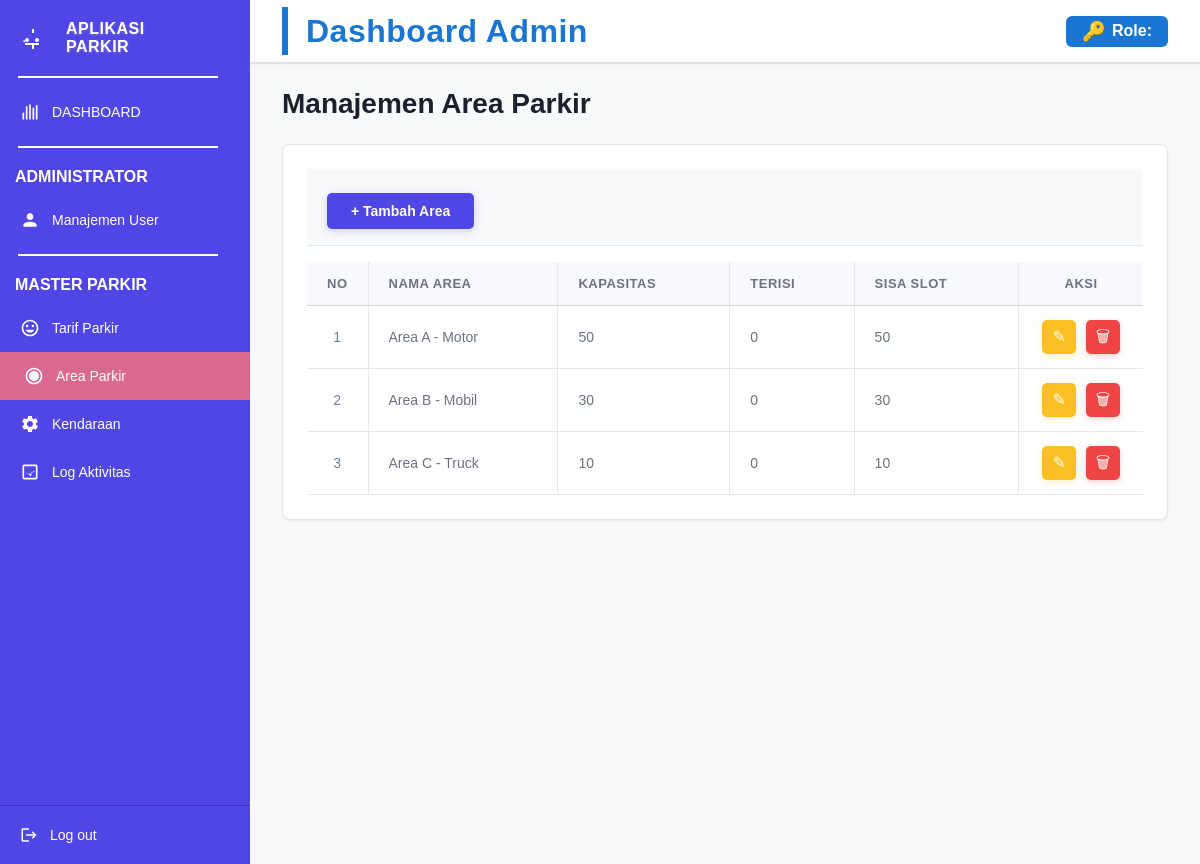
The app's page /index.php/admin/area with its own data.
### tables this page shows
CREATE TABLE tb_area_parkir (
  id_area INT AUTO_INCREMENT PRIMARY KEY,
  nama_area VARCHAR(100) NOT NULL,
  jenis ENUM('motor', 'mobil', 'truck') NOT NULL,
  kapasitas INT NOT NULL,
  terisi INT DEFAULT 0,
  status TINYINT(1) DEFAULT 1,
  created_at TIMESTAMP DEFAULT CURRENT_TIMESTAMP,
  updated_at TIMESTAMP DEFAULT CURRENT_TIMESTAMP ON UPDATE CURRENT_TIMESTAMP
);

### application/controllers/admin/Area.php (called while the page is built, shortened)
<?php
class Area extends CI_Controller
{
    public function __construct()
    {
        $this->load->model('Area_model');
        $this->load->model('Log_model');
    }
    public function index()
    {
        $data['area'] = $this->Area_model->getAll();
        $data['active'] = 'area';
        $this->load->view('admin/layout/header', $data);
        $this->load->view('admin/layout/sidebar', $data);
        $this->load->view('admin/area/index', $data);
        $this->load->view('admin/layout/footer');
    }
}

### index.php (called while the page is built, shortened)
<?php
require_once BASEPATH.'core/CodeIgniter.php';

### application/models/Area_model.php (called while the page is built, shortened)
<?php
class Area_model extends CI_Model
{
    private $table = 'tb_area_parkir';
    public function getAll()
    {
        return $this->db->get($this->table)->result();
    }
}

### application/views/admin/area/index.php (the view, shortened to what this page needs)
<link rel="stylesheet" href="<?= base_url('assets/css/pages/area.css') ?>">
<div class="page-wrapper">
    <div class="page-header">
        <h2>Manajemen Area Parkir</h2>
    </div>
    <div class="card">
        <div class="card-header">
            <a href="<?= base_url('index.php/admin/area/tambah') ?>" class="btn btn-primary">
                + Tambah Area
            </a>
        </div>
        <div class="card-body">
            <table class="table table-striped">
                <thead>
                    <tr>
                        <th>No</th>
                        <th>Nama Area</th>
                        <th>Kapasitas</th>
                        <th>Terisi</th>
                        <th>Sisa Slot</th>
                        <th>Aksi</th>
                    </tr>
                </thead>
                <tbody>
                    <?php if (empty($area)): ?>
                    <tr>
                        <td colspan="6" class="text-center text-muted">Belum ada data area parkir</td>
                    </tr>
                    <?php else: ?>
                    <?php $no=1; foreach($area as $a): ?>
                    <tr>
                        <td><?= $no++ ?></td>
                        <td><?= $a->nama_area ?></td>
                        <td><?= $a->kapasitas ?></td>
                        <td><?= $a->terisi ?></td>
                        <td><?= $a->kapasitas - $a->terisi ?></td>
                        <td class="text-center">
                            <a href="<?= base_url('index.php/admin/area/edit/'.$a->id_area) ?>" class="btn-icon btn-edit">✎</a>
                            <a href="<?= base_url('index.php/admin/area/hapus/'.$a->id_area) ?>"
                               onclick="return confirm('Yakin hapus area ini?')"
                               class="btn-icon btn-delete">🗑</a>
                        </td>
                    </tr>
                    <?php endforeach; ?>
                    <?php endif; ?>
                </tbody>
            </table>
        </div>
    </div>
</div>
<?php $this->load->view('admin/layout/footer'); ?>

### application/views/admin/layout/header.php (shortened to what this page needs)
<!DOCTYPE html>
<html lang="en">
<head>
    <link rel="stylesheet" href="<?= base_url('assets/css/base.css') ?>">
    <link rel="stylesheet" href="<?= base_url('assets/css/layout.css') ?>">
    <link rel="stylesheet" href="<?= base_url('assets/css/components.css') ?>">
    <link rel="stylesheet" href="<?= base_url('assets/css/pages/dashboard.css') ?>">
</head>
<body>
    <div class="dashboard-container">

### application/views/admin/layout/sidebar.php (shortened to what this page needs)
<aside class="sidebar" style="background-color: #4f46e5 !important;">
    <div class="sidebar-brand" style="background-color: #4f46e5 !important; color: white !important;">
        <h1>APLIKASI<br>PARKIR</h1>
    </div>
    <hr style="border: 1px solid #ffffff; width: 80%; margin-left: 18px; margin-right: 0; margin-top: 0; margin-bottom: 0;">
    <nav class="sidebar-menu" style="background-color: #4f46e5  !important; color: #1976d2 !important;">
        <ul>
            <li>
                <a href="<?= base_url('index.php/admin/dashboard') ?>" class="menu-item <?= ($active == 'dashboard') ? 'active' : '' ?>" style="color: #ffffff !important;">
                    <svg class="icon" width="20" height="20" viewBox="0 0 24 24" fill="none" xmlns="http://www.w3.org/2000/svg"><path d="M3 13h2v8H3zm4-8h2v16H7zm4-2h2v18h-2zm4 4h2v14h-2zm4-3h2v17h-2z" fill="currentColor"/></svg>
                    <span>DASHBOARD</span>
                </a>
            </li>
            <hr style="border: 1px solid #ffffff; width: 80%; margin-left: 18px; margin-right: 0; margin-top: 10px; margin-bottom: 10px;">
            <li style="font-weight: bold; color: #ffffff; padding: 10px 15px;">ADMINISTRATOR</li>
            <li>
                <a href="<?= base_url('index.php/admin/user') ?>" class="menu-item <?= ($active == 'user') ? 'active' : '' ?>" style="color: #ffffff !important;">
                    <svg class="icon" width="20" height="20" viewBox="0 0 24 24" fill="none" xmlns="http://www.w3.org/2000/svg"><path d="M12 12c2.21 0 4-1.79 4-4s-1.79-4-4-4-4 1.79-4 4 1.79 4 4 4zm0 2c-2.67 0-8 1.34-8 4v2h16v-2c0-2.66-5.33-4-8-4z" fill="currentColor"/></svg>
                    <span>Manajemen User</span>
                </a>
            </li>
            <hr style="border: 1px solid #ffffff; width: 80%; margin-left: 18px; margin-right: 0; margin-top: 10px; margin-bottom: 10px;">
            <li style="font-weight: bold; color: #ffffff; padding: 10px 15px;">MASTER PARKIR</li>
            <li>
                <a href="<?= base_url('index.php/admin/tarif') ?>" class="menu-item <?= ($active == 'tarif') ? 'active' : '' ?>" style="color: #ffffff !important;">
                    <span>Tarif Parkir</span>
                </a>
            </li>
            <li>
                <a href="<?= base_url('index.php/admin/area') ?>" class="menu-item <?= ($active == 'area') ? 'active' : '' ?>" style="color: #ffffff !important;">
                    <span>Area Parkir</span>
                </a>
            </li>
            <li>
                <a href="<?= base_url('index.php/admin/kendaraan') ?>" class="menu-item <?= ($active == 'kendaraan') ? 'active' : '' ?>" style="color: #ffffff !important;">
                    <span>Kendaraan</span>
                </a>
            </li>
            <li>
                <a href="<?= base_url('index.php/admin/log') ?>" class="menu-item <?= ($active == 'log') ? 'active' : '' ?>" style="color: #ffffff !important;">
                    <span>Log Aktivitas</span>
                </a>
            </li>
        </ul>
    </nav>
    <div class="sidebar-footer">
        <a href="<?= base_url('index.php/auth/logout') ?>" class="btn-logout" style="color: #ffffff !important;">
            <svg class="icon" width="18" height="18" viewBox="0 0 24 24" fill="none" xmlns="http://www.w3.org/2000/svg"><path d="M17 7l-1.41 1.41L18.17 11H8v2h10.17l-2.58 2.58L17 17l5-5zM4 5h8V3H4c-1.1 0-2 .9-2 2v14c0 1.1.9 2 2 2h8v-2H4V5z" fill="currentColor"/></svg>
            Log out
        </a>
    </div>
</aside>
<?php $this->load->view('admin/layout/topbar'); ?>
<main class="main-content" style="margin-top: 64px;">

### application/views/admin/layout/topbar.php
<div style="position: fixed; top: 0; left: 250px; width: calc(100% - 250px); height: 64px; z-index: 1000; background: #fff; border-bottom: 2px solid #e3e3e3; box-shadow: 0 2px 8px rgba(0,0,0,0.04); display: flex; align-items: center; padding: 0 32px;">
    <div style="border-left: 6px solid #1976d2; padding-left: 18px; display: flex; align-items: center; height: 48px; flex: 1;">
        <span style="font-size: 2rem; font-weight: 700; color: #1976d2; margin-right: 18px; letter-spacing: 0.5px;">Dashboard Admin</span>
    </div>
    <span style="font-size: 1rem; color: #fff; background: #1976d2; border-radius: 6px; padding: 4px 16px; font-weight: 600; display: flex; align-items: center; gap: 6px; margin-left: auto;">
        <span style="font-size: 1.2em;">🔑</span> Role: <?php echo strtoupper($this->session->userdata('role')); ?>
    </span>
</div>

### application/views/admin/layout/footer.php
    </main>
</div>
</body>
</html>

### assets/css/base.css (style rules this page uses)
* { margin: 0; padding: 0; box-sizing: border-box; font-family: Arial, Helvetica, sans-serif; }
html, body { height: 100%; }
body { background: #f6f8fb; color: #1f2937; }

### assets/css/layout.css (style rules this page uses)
.dashboard-container { display: flex; min-height: 100vh; overflow: hidden; }
.sidebar { width: 250px; background: #2F2F3A; display: flex; flex-direction: column; min-height: 100vh; position: sticky; top: 0; }
.sidebar-brand { display: flex; align-items: center; gap: 12px; padding: 20px; background: transparent !important; }
.sidebar-brand h1 { color: #ffffff !important; font-size: 16px; font-weight: 700; margin: 0; letter-spacing: 0.5px; text-shadow: 0 1px 3px rgba(209, 194, 194, 0.3); }
.sidebar-menu { flex: 1; overflow-y: auto; }
.sidebar-menu ul { list-style: none; padding: 10px 0; }
.sidebar-menu li { margin: 0; }
.menu-item { display: flex; align-items: center; gap: 12px; padding: 14px 20px; color: #B5B5C3; text-decoration: none; font-size: 14px; transition: all 0.3s ease; }
.menu-item.active { background: #d96a8e; color: #FFFFFF; padding-left: 24px; }
.menu-item .icon { width: 20px; height: 20px; flex-shrink: 0; fill: currentColor; }
.sidebar-footer { padding: 20px; border-top: 1px solid #444; }
.btn-logout { display: flex; align-items: center; gap: 12px; color: #fff3f3; text-decoration: none; font-size: 14px; transition: all 0.3s ease; }
.btn-logout .icon { width: 18px; height: 18px; flex-shrink: 0; fill: currentColor; }
.main-content { flex: 1; display: flex; flex-direction: column; background: #f6f8fb; overflow: hidden; }

### assets/css/components.css (style rules this page uses)
.card { background: white; border-radius: 8px; padding: 24px; box-shadow: 0 2px 8px rgba(0, 0, 0, 0.06); display: flex; align-items: center; gap: 16px; transition: all 0.3s ease; border: 1px solid #f0f0f0; }
.btn { padding: 12px 20px; border: none; border-radius: 6px; font-size: 14px; font-weight: 600; cursor: pointer; transition: all 0.3s ease; margin-top: 8px; display: inline-block; background: #4169E1; color: #ffffff; }
.table { width: 100%; border-collapse: collapse; font-size: 14px; }
.table thead { background-color: #f3f4f6; }
.table thead th { padding: 14px 20px; text-align: left; font-weight: 600; color: #6b7280; font-size: 13px; border-bottom: 1px solid #d1d5db; border-right: 1px solid #e5e7eb; }
.table thead th:last-child { border-right: none; }
.table tbody td { padding: 14px 20px; border-bottom: 1px solid #e5e7eb; border-right: 1px solid #e5e7eb; color: #6b7280; }
.table tbody td:last-child { border-right: none; }
.table tbody tr:last-child td { border-bottom: none; }

### assets/css/pages/dashboard.css (style rules this page uses)
.page-wrapper { padding: 25px; background: #f5f6fa; min-height: 100vh; }
.page-header h2 { margin: 0; font-weight: 600; }
.card { background: #fff; border-radius: 10px; box-shadow: 0 2px 10px rgba(0,0,0,0.05); margin-top: 25px; }
.card-header { padding: 15px 20px; border-bottom: 1px solid #eee; font-weight: 600; }
.card-body { padding: 20px; }
.table { width: 100%; border-collapse: collapse; }
.table th { background: #f8f9fc; padding: 10px; font-size: 14px; text-align: left; }
.table td { padding: 10px; border-bottom: 1px solid #eee; font-size: 14px; }

### records on screen
tb_area_parkir: nama_area "Area A - Motor", kapasitas "50", terisi "0", $a->kapasitas-$a->terisi "50"
tb_area_parkir: nama_area "Area B - Mobil", kapasitas "30", terisi "0", $a->kapasitas-$a->terisi "30"
tb_area_parkir: nama_area "Area C - Truck", kapasitas "10", terisi "0", $a->kapasitas-$a->terisi "10"
